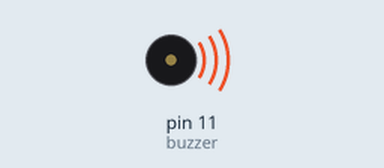
Bench run of a sketch on a simulated Arduino Uno, built with avr-gcc and run on an emulated ATmega328P. Parts: buzzer (waves = sounding).

Above: at 0.1 s.
Timing chart, 0 to 40.0 s (numbered marks = the images above):
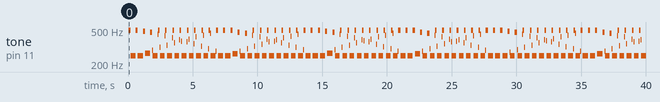

Measured:
- by itself, tone on pin 11 (buzzer): plays 496 Hz for 0.16 s, 249 Hz for 0.40 s, 496 Hz for 0.16 s, 249 Hz for 0.40 s, 483 Hz for 0.16 s, 268 Hz for 0.40 s … (241 notes in this stretch)

The sketch:

05_buzzer.ino
```cpp
int buzzer = 11;  //set digital IO pin of the buzzer
void setup() {
  pinMode(buzzer, OUTPUT);  // set digital IO pin pattern, OUTPUT to be output
}

void loop() {
  unsigned char i;  //define variable
  //infinite loop
  while (1) {
    for (i = 0; i < 80; i++)  // output number of times buzzer is buzzed
    {
      digitalWrite(buzzer, HIGH);  // sound
      // digitalWrite() is an Arduino function that is used to write a digital signal to a pin. It takes two arguments: the first argument specifies the pin number, and the second argument specifies the signal to be written (HIGH or LOW). When a digital signal is written to a pin, the voltage on the pin is set to either 5 volts (HIGH) or 0 volts (LOW), depending on the signal. This is commonly used to turn on or off LEDs, motors, and other digital devices connected to the Arduino board.
      delay(1);                    //delay1ms
      digitalWrite(buzzer, LOW);   //not sound
      delay(1);                    //ms delay
    }
    for (i = 0; i < 100; i++)  // output number of times buzzer is buzzed
    {
      digitalWrite(buzzer, HIGH);  // sound
      delay(2);                    //2ms delay
      digitalWrite(buzzer, LOW);   //not sound
      delay(2);                    //2ms delay
    }
  }
}
```
